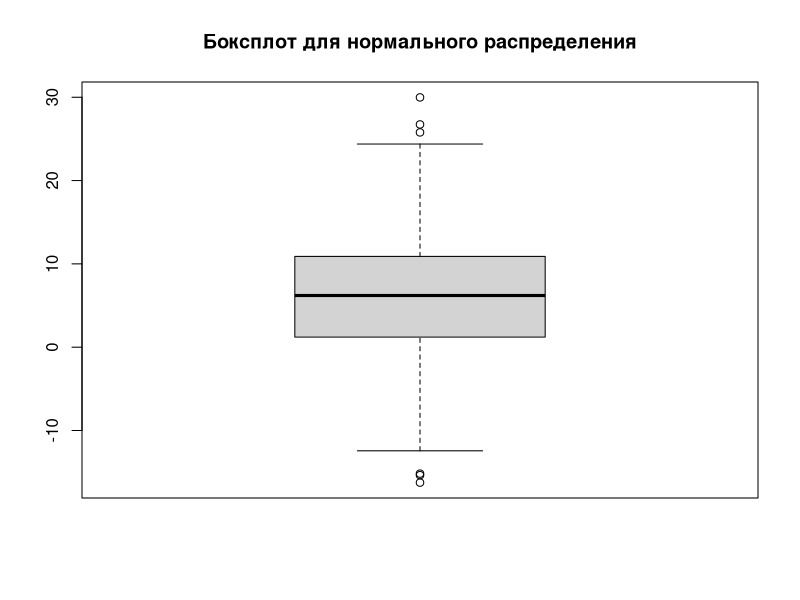
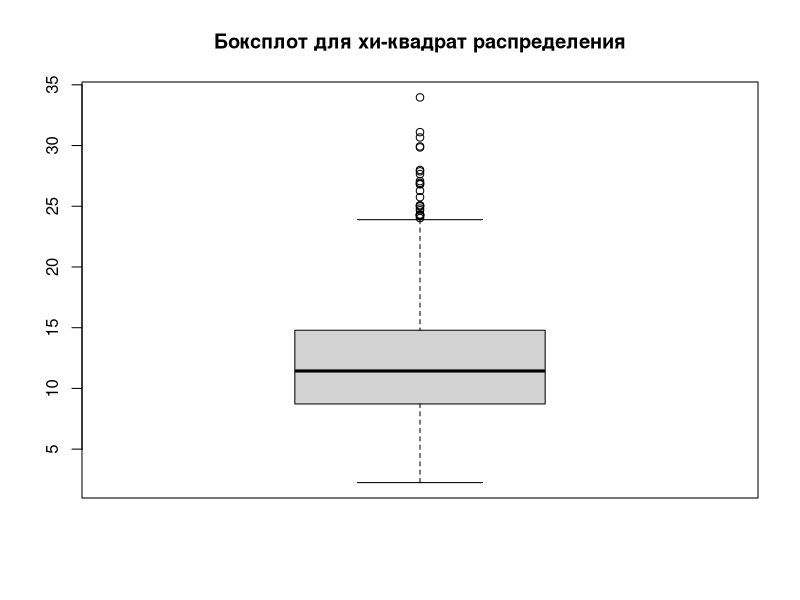
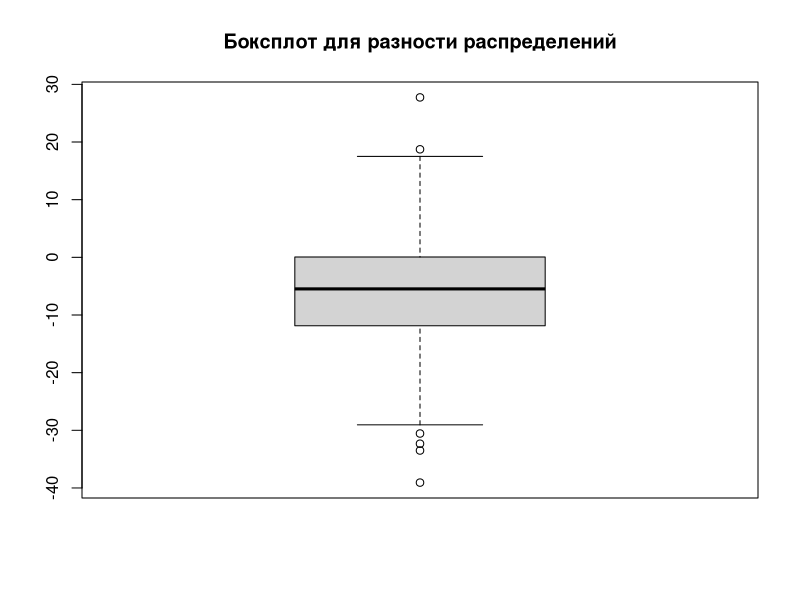
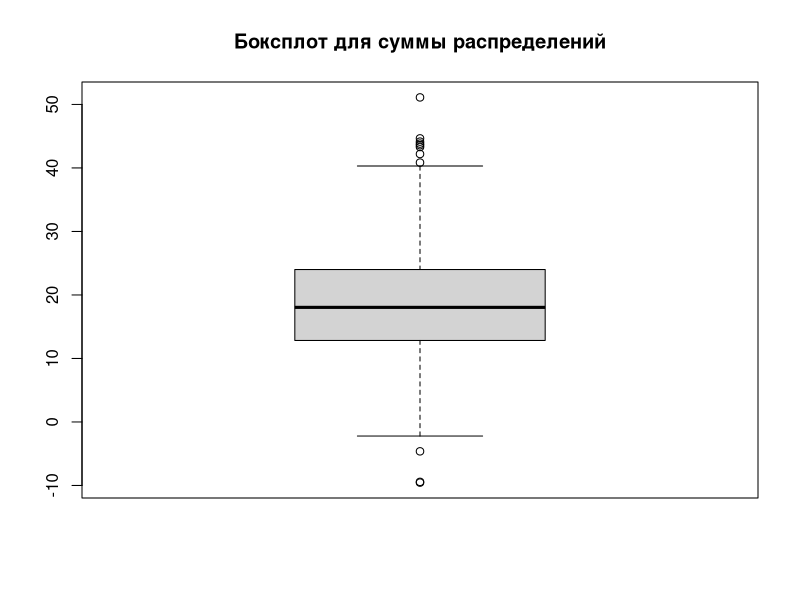
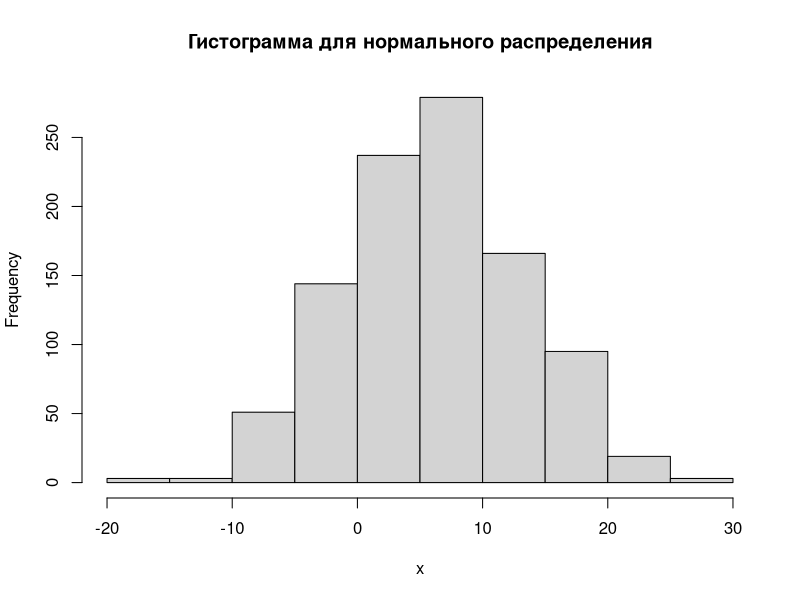
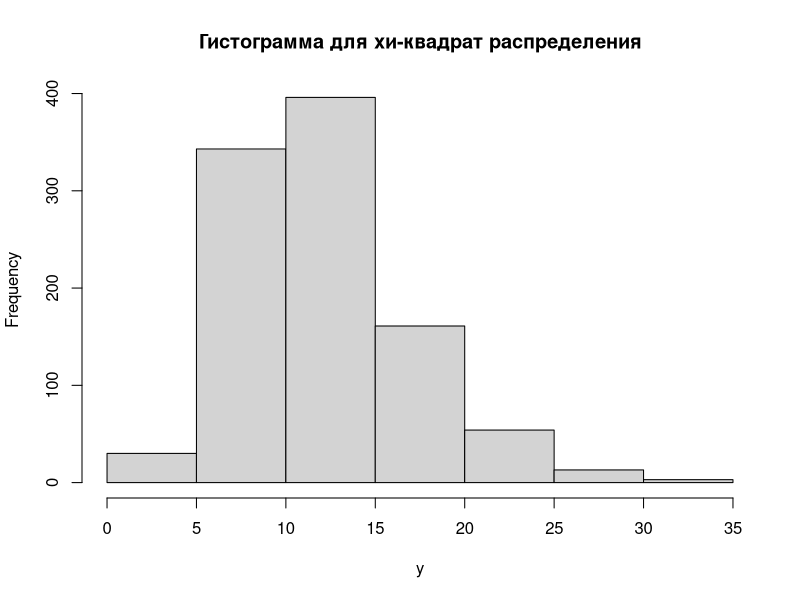
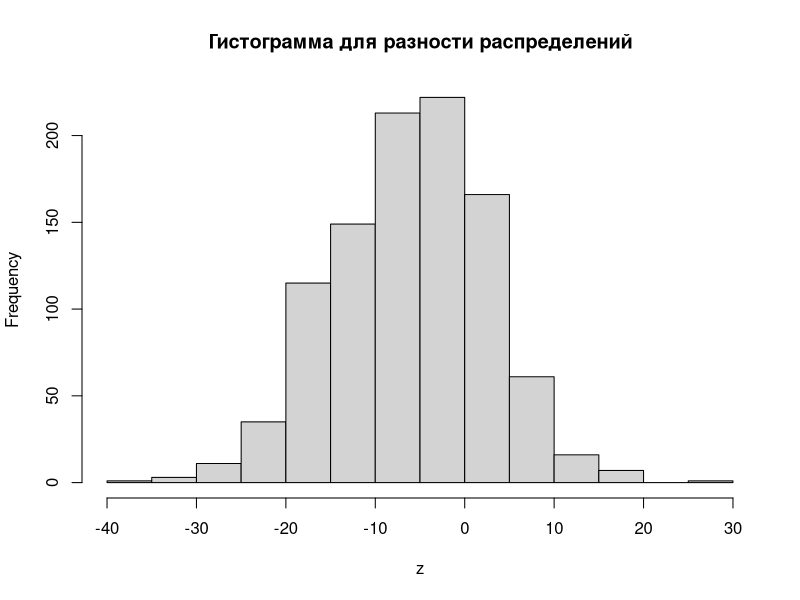
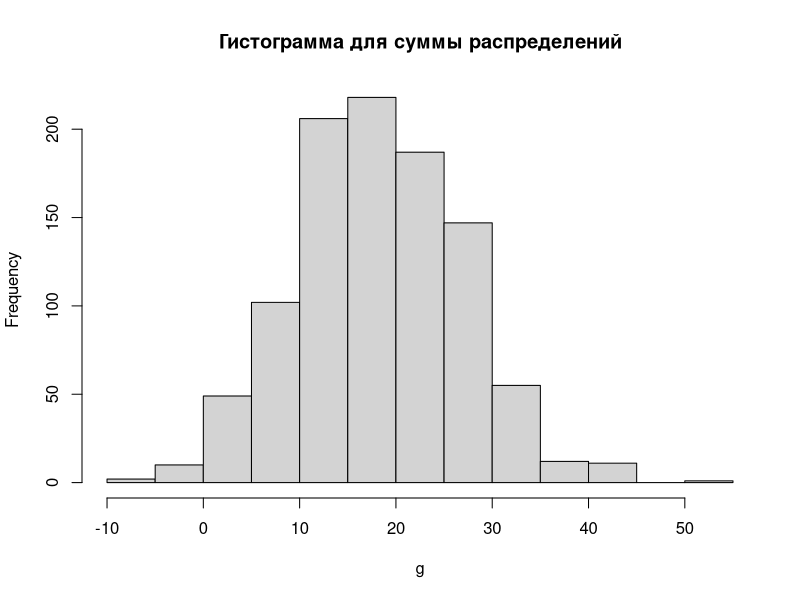

Write the R code that produced these figures, in order.
# Title     : Howework
# Objective : Graphs
# Created by: Stanislav
# Created on: 11/11/2020

# создаем нормальное распределение
x <- rnorm(1000, 6.3, 7)
# создаем хи-квадрат распределение
y <- rchisq(1000, 12)
# находим разность распределений
z <- x - y
# находим сумму распределений
g <- x + y

# диаграмма размаха
boxplot(x, main = 'Боксплот для нормального распределения')
boxplot(y, main = 'Боксплот для хи-квадрат распределения')
boxplot(z, main = 'Боксплот для разности распределений')
boxplot(g, main = 'Боксплот для суммы распределений')

# гистограмма
hist(x, main = 'Гистограмма для нормального распределения')
hist(y, main = 'Гистограмма для хи-квадрат распределения')
hist(z, main = 'Гистограмма для разности распределений')
hist(g, main = 'Гистограмма для суммы распределений')

# график
plot(x, main = 'График для нормального распределения')
plot(y, main = 'График для хи-квадрат распределения')
plot(z, main = 'График для разности распределений')
plot(g, main = 'График для суммы распределений')